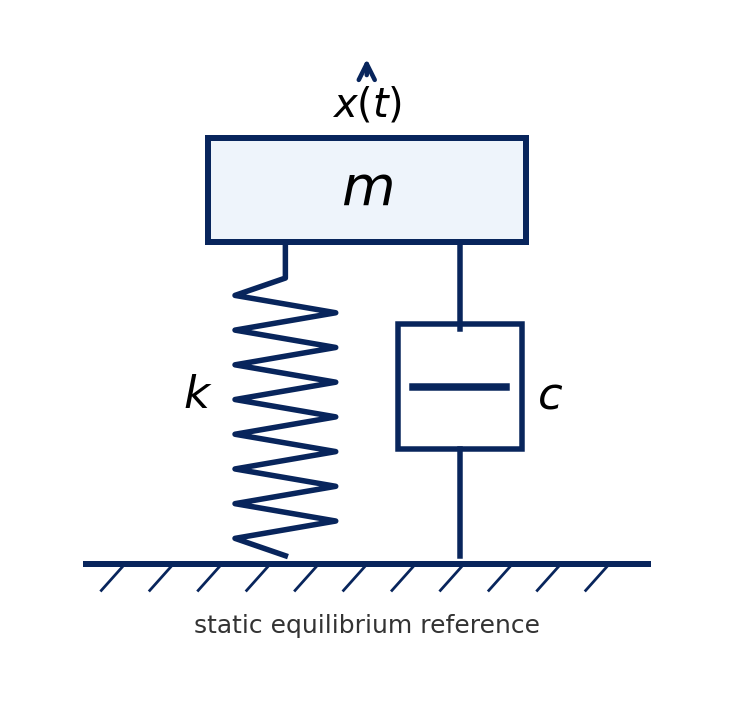

Recreate this plot in Python.
#!/usr/bin/env python3
"""Figure: damped SDOF mass-spring-dashpot model."""

from __future__ import annotations

from plot_helpers import NAVY, OUT, configure_matplotlib_cache


configure_matplotlib_cache()
import matplotlib.pyplot as plt
from matplotlib.patches import Rectangle


fig, ax = plt.subplots(figsize=(5.0, 4.8))
ax.set_xlim(-1.8, 1.8)
ax.set_ylim(0.0, 4.6)
ax.axis("off")

ax.annotate(r"$x(t)$", xy=(0.0, 4.35), xytext=(0.0, 3.92), ha="center", fontsize=16, arrowprops=dict(arrowstyle="->", color=NAVY, linewidth=1.8))
ax.add_patch(Rectangle((-0.82, 3.05), 1.64, 0.72, facecolor="#eef4fb", edgecolor=NAVY, linewidth=2.4))
ax.text(0.0, 3.41, r"$m$", ha="center", va="center", fontsize=22)

spring_x = -0.42
y_top = 3.05
y_bottom = 0.88
xs = [spring_x, spring_x]
ys = [y_top, y_top - 0.25]
turns = 7
height = y_top - 0.25 - y_bottom
for i in range(turns * 2 + 1):
    ys.append(y_top - 0.25 - (i + 1) * height / (turns * 2 + 2))
    xs.append(spring_x + 0.26 * (-1 if i % 2 == 0 else 1))
xs.append(spring_x)
ys.append(y_bottom)
ax.plot(xs, ys, color=NAVY, linewidth=2.2)
ax.text(-0.95, 1.9, r"$k$", fontsize=18)

damper_x = 0.48
ax.plot([damper_x, damper_x], [3.05, 2.45], color=NAVY, linewidth=2.2)
ax.add_patch(Rectangle((damper_x - 0.32, 1.62), 0.64, 0.86, fill=False, edgecolor=NAVY, linewidth=2.2))
ax.plot([damper_x, damper_x], [1.62, 0.88], color=NAVY, linewidth=2.2)
ax.plot([damper_x - 0.24, damper_x + 0.24], [2.05, 2.05], color=NAVY, linewidth=3.0)
ax.text(0.88, 1.9, r"$c$", fontsize=18)

ax.plot([-1.45, 1.45], [0.82, 0.82], color=NAVY, linewidth=2.4)
for gx in [i / 4 for i in range(-5, 6)]:
    ax.plot([gx, gx - 0.12], [0.82, 0.64], color=NAVY, linewidth=1.1)
ax.text(0.0, 0.35, "static equilibrium reference", ha="center", fontsize=10, color="#333333")

fig.savefig(OUT / "lecture4_damped_sdof_model.png", bbox_inches="tight", dpi=180)
plt.close(fig)
